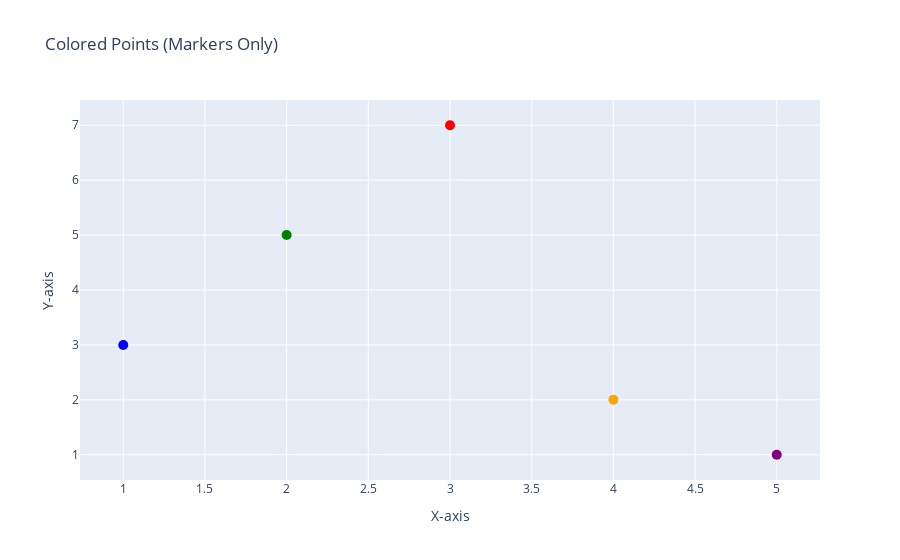

The code cell stored with this chart in its notebook:
### Code cell
x = [1, 2, 3, 4, 5]
y = [3, 5, 7, 2, 1]

# Color list (modify colors as needed)
colors = ['blue', 'green', 'red', 'orange', 'purple']

# Create scatter trace with colored points (no line)
trace = go.Scatter(
    x=x,
    y=y,
    mode='markers',  # Set mode to 'markers' for points only
    marker=dict(color=colors, size=10)  # Adjust marker size as needed
)

# Create layout and figure
layout = go.Layout(xaxis_title='X-axis', yaxis_title='Y-axis', title='Colored Points (Markers Only)')
fig = go.Figure(data=[trace], layout=layout)
fig.show()

### Figure 1 — Plotly figure (JSON) as saved in the notebook; plotly's stock layout.template omitted (floating-point values rounded to 4 significant figures)
{"data": [{"marker": {"color": ["blue", "green", "red", "orange", "purple"], "size": 10}, "mode": "markers", "type": "scatter", "x": [1, 2, 3, 4, 5], "y": [3, 5, 7, 2, 1]}], "layout": {"title": {"text": "Colored Points (Markers Only)"}, "xaxis": {"title": {"text": "X-axis"}}, "yaxis": {"title": {"text": "Y-axis"}}}}
